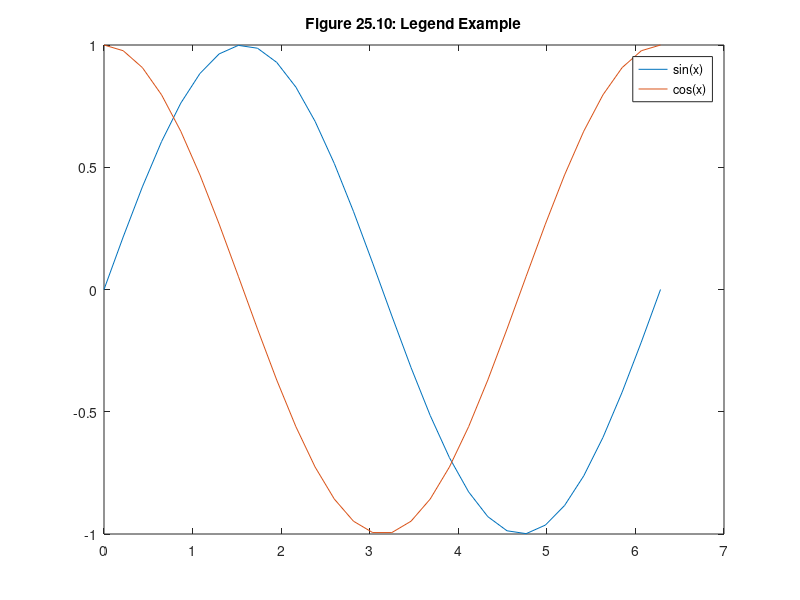

This figure's MATLAB source:
x = linspace(0,2*pi,30);
y = sin(x);
z = cos(x);
plot(x,y,x,z)
legend('sin(x)','cos(x)')
title('Figure 25.10: Legend Example')
